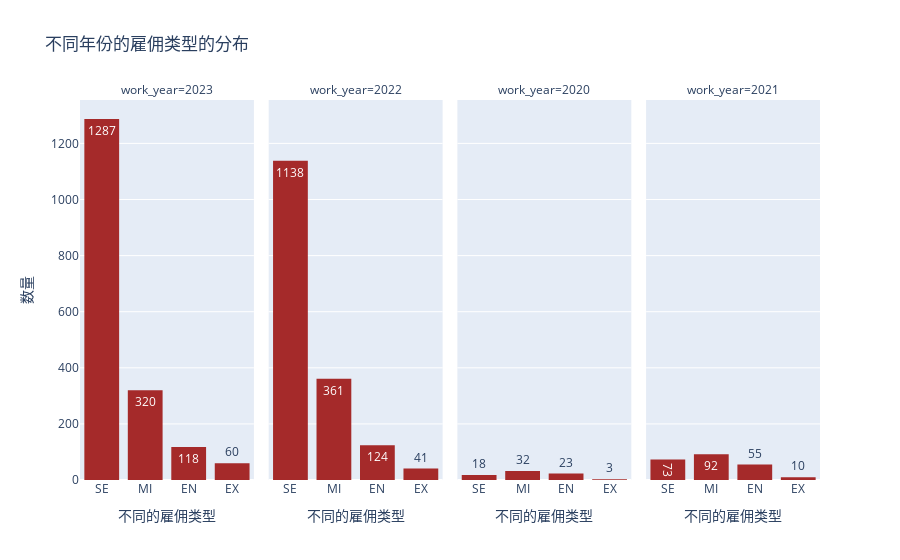

Source (notebook cell):
### Code cell
fig = px.histogram(
    data_frame=df,
    x='experience_level',
    facet_col='work_year',
    nbins=7,
    text_auto=True,
    labels={'experience_level': '不同的雇佣类型', 'count': '数量'},
    title='不同年份的雇佣类型的分布'
)

fig.update_traces(
    textposition='auto',
    marker_color='brown',
)

fig.update_layout(yaxis_title='数量')

fig.show()

### Figure 1 — Plotly figure (JSON) as saved in the notebook; plotly's stock layout.template omitted (floating-point values rounded to 4 significant figures; data arrays with more than 128 entries replaced by an {"elided": "..."} marker saying what was removed)
{"data": [{"alignmentgroup": "True", "bingroup": "x", "hovertemplate": "work_year=2023<br>不同的雇佣类型=%{x}<br>count=%{y}<extra></extra>", "legendgroup": "", "marker": {"color": "brown", "pattern": {"shape": ""}}, "name": "", "nbinsx": 7, "offsetgroup": "", "orientation": "v", "showlegend": false, "textposition": "auto", "texttemplate": "%{value}", "type": "histogram", "x": {"elided": "1785 str values"}, "xaxis": "x", "yaxis": "y"}, {"alignmentgroup": "True", "bingroup": "x", "hovertemplate": "work_year=2022<br>不同的雇佣类型=%{x}<br>count=%{y}<extra></extra>", "legendgroup": "", "marker": {"color": "brown", "pattern": {"shape": ""}}, "name": "", "nbinsx": 7, "offsetgroup": "", "orientation": "v", "showlegend": false, "textposition": "auto", "texttemplate": "%{value}", "type": "histogram", "x": {"elided": "1664 str values"}, "xaxis": "x2", "yaxis": "y2"}, {"alignmentgroup": "True", "bingroup": "x", "hovertemplate": "work_year=2020<br>不同的雇佣类型=%{x}<br>count=%{y}<extra></extra>", "legendgroup": "", "marker": {"color": "brown", "pattern": {"shape": ""}}, "name": "", "nbinsx": 7, "offsetgroup": "", "orientation": "v", "showlegend": false, "textposition": "auto", "texttemplate": "%{value}", "type": "histogram", "x": ["EX", "MI", "EN", "EN", "EN", "EN", "SE", "EN", "MI", "MI", "EN", "SE", "MI", "MI", "MI", "MI", "EN", "EN", "EN", "MI", "EX", "MI", "MI", "MI", "EN", "MI", "SE", "MI", "MI", "EN", "SE", "EN", "EN", "MI", "SE", "SE", "MI", "SE", "EN", "SE", "MI", "MI", "SE", "EN", "MI", "EN", "MI", "MI", "MI", "EN", "SE", "EN", "MI", "MI", "SE", "MI", "EX", "EN", "MI", "EN", "EN", "MI", "SE", "SE", "SE", "MI", "SE", "MI", "SE", "MI", "MI", "MI", "SE", "SE", "EN", "EN"], "xaxis": "x3", "yaxis": "y3"}, {"alignmentgroup": "True", "bingroup": "x", "hovertemplate": "work_year=2021<br>不同的雇佣类型=%{x}<br>count=%{y}<extra></extra>", "legendgroup": "", "marker": {"color": "brown", "pattern": {"shape": ""}}, "name": "", "nbinsx": 7, "offsetgroup": "", "orientation": "v", "showlegend": false, "textposition": "auto", "texttemplate": "%{value}", "type": "histogram", "x": {"elided": "230 str values"}, "xaxis": "x4", "yaxis": "y4"}], "layout": {"annotations": [{"font": {}, "showarrow": false, "text": "work_year=2023", "x": 0.1175, "xanchor": "center", "xref": "paper", "y": 1, "yanchor": "bottom", "yref": "paper"}, {"font": {}, "showarrow": false, "text": "work_year=2022", "x": 0.3725, "xanchor": "center", "xref": "paper", "y": 1, "yanchor": "bottom", "yref": "paper"}, {"font": {}, "showarrow": false, "text": "work_year=2020", "x": 0.6275, "xanchor": "center", "xref": "paper", "y": 1, "yanchor": "bottom", "yref": "paper"}, {"font": {}, "showarrow": false, "text": "work_year=2021", "x": 0.8825, "xanchor": "center", "xref": "paper", "y": 1, "yanchor": "bottom", "yref": "paper"}], "barmode": "relative", "legend": {"tracegroupgap": 0}, "title": {"text": "不同年份的雇佣类型的分布"}, "xaxis": {"anchor": "y", "domain": [0, 0.235], "title": {"text": "不同的雇佣类型"}}, "xaxis2": {"anchor": "y2", "domain": [0.255, 0.49], "matches": "x", "title": {"text": "不同的雇佣类型"}}, "xaxis3": {"anchor": "y3", "domain": [0.51, 0.745], "matches": "x", "title": {"text": "不同的雇佣类型"}}, "xaxis4": {"anchor": "y4", "domain": [0.765, 1.0], "matches": "x", "title": {"text": "不同的雇佣类型"}}, "yaxis": {"anchor": "x", "domain": [0, 1], "title": {"text": "数量"}}, "yaxis2": {"anchor": "x2", "domain": [0, 1], "matches": "y", "showticklabels": false}, "yaxis3": {"anchor": "x3", "domain": [0, 1], "matches": "y", "showticklabels": false}, "yaxis4": {"anchor": "x4", "domain": [0, 1], "matches": "y", "showticklabels": false}}}
